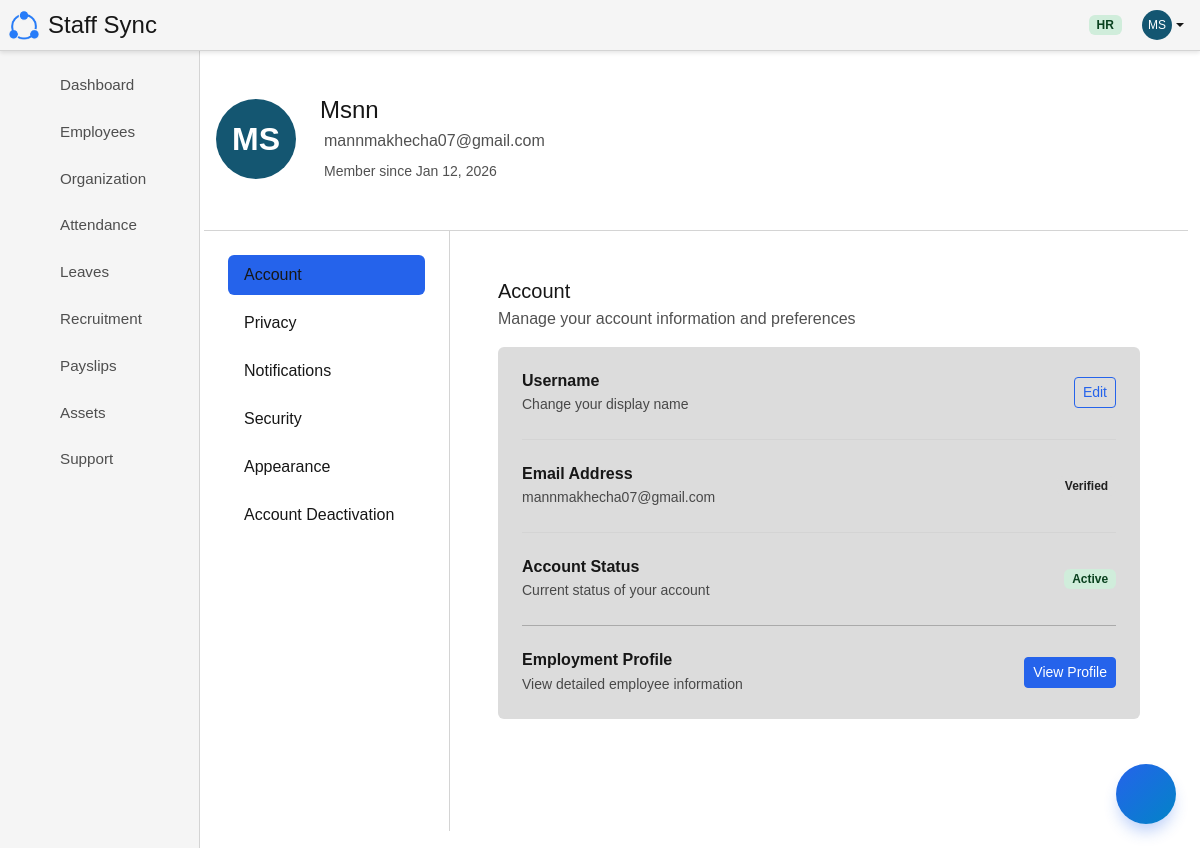
Page /user/account.php (signed in) on the committed database.
### tables this page shows
CREATE TABLE `users` (
  `id` int(11) NOT NULL,
  `company_id` int(11) DEFAULT NULL,
  `role_id` int(11) NOT NULL,
  `username` varchar(50) NOT NULL,
  `email` varchar(100) NOT NULL,
  `password` varchar(255) NOT NULL,
  `status` enum('active','inactive') DEFAULT 'active',
  `reset_token_hash` varchar(64) DEFAULT NULL,
  `reset_token_expires_at` datetime DEFAULT NULL,
  `created_at` timestamp NOT NULL DEFAULT current_timestamp()
);

### includes/functions.php (called while the page is built, shortened)
<?php
function query(mysqli $mysqli, string $sql, array $params = []): array
{
    try {
        $stmt = $mysqli->prepare($sql);
        if (!empty($params)) {
            $types = '';
            foreach ($params as $param) {
                if (is_int($param)) {
                    $types .= 'i';
                } elseif (is_double($param)) {
                    $types .= 'd';
                } elseif (is_string($param)) {
                    $types .= 's';
                } else {
                    $types .= 'b';
                }
            }
            $stmt->bind_param($types, ...$params);
        }
        $stmt->execute();
        $query_type = strtoupper(substr(trim($sql), 0, 6));
        if ($query_type === 'SELECT') {
            $result = $stmt->get_result();
            $data = $result->fetch_all(MYSQLI_ASSOC);
            return ['success' => true, 'data' => $data];
        } elseif ($query_type === 'INSERT') {
            return ['success' => true, 'insert_id' => $stmt->insert_id];
        } else {
            return ['success' => true, 'affected_rows' => $stmt->affected_rows];
        }
    } catch (Exception $e) {
        error_log('Database Error: ' . $e->getMessage());
        return ['success' => false, 'error' => 'A database error occurred. Please try again later.'];
    } finally {
        if (isset($stmt)) {
            $stmt->close();
        }
    }
}
?>

### user/account.php (the view, shortened to what this page needs)
<?php
require_once '../config/db.php';
require_once '../includes/functions.php';
$user_id = $_SESSION['user_id'];
$userRes = query($mysqli, "SELECT * FROM users WHERE id = ?", [$user_id]);
$user = $userRes['success'] && !empty($userRes['data']) ? $userRes['data'][0] : null;
$employeeRes = query($mysqli, "SELECT * FROM employees WHERE user_id = ?", [$user_id]);
$employee = $employeeRes['success'] && !empty($employeeRes['data']) ? $employeeRes['data'][0] : null;
require_once '../components/layout/header.php';
?>
<div class="d-flex" style="min-height: 100vh;">
    <?php require_once '../components/layout/sidebar.php'; ?>
    <main style="flex: 1; overflow-y: auto;">
        <div class="container-fluid">
            <div class="py-4 py-md-5 border-bottom">
                <div class="container">
                    <div class="d-flex align-items-center gap-4">
                        <div class="flex-shrink-0">
                            <div class="avatar rounded-circle"
                                style="width: 80px; height: 80px; font-size: 32px; font-weight: bold; color: white; display: flex; align-items: center; justify-content: center;"
                                id="userAvatar">
                            </div>
                        </div>
                        <div class="flex-grow-1">
                            <h4 class="mb-1 username-display"><?= htmlspecialchars($user['username']) ?></h4>
                            <p class="text-muted mb-2">
                                <i class="ti ti-mail me-1"></i><?= htmlspecialchars($user['email']) ?>
                            </p>
                            <small class="text-muted">
                                <i class="ti ti-calendar me-1"></i>Member since
                                <?= date('M d, Y', strtotime($user['created_at'])) ?>
                            </small>
                        </div>
                    </div>
                </div>
            </div>
            <div class="row g-0" style="min-height: calc(100vh - 200px);">
                <aside class="col-lg-3 border-end">
                    <nav class="navbar navbar-expand-lg navbar-light d-lg-block">
                        <div class="container-fluid px-3 px-lg-4 py-3">
                            <div class="collapse navbar-collapse" id="settingsNav">
                                <ul class="nav nav-pills flex-column w-100" role="tablist">
                                    <li class="nav-item mb-2">
                                        <button class="nav-link text-body active w-100 text-start" id="profile-nav"
                                            data-bs-toggle="tab" data-bs-target="#profileContent" type="button"
                                            role="tab" aria-controls="profileContent" aria-selected="true">
                                            Account
                                        </button>
                                    </li>
                                    <li class="nav-item mb-2">
                                        <button class="nav-link text-body w-100 text-start" id="privacy-nav"
                                            data-bs-toggle="tab" data-bs-target="#privacyContent" type="button"
                                            role="tab" aria-controls="privacyContent" aria-selected="false">
                                            Privacy
                                        </button>
                                    </li>
                                    <li class="nav-item mb-2">
                                        <button class="nav-link text-body w-100 text-start" id="notifications-nav"
                                            data-bs-toggle="tab" data-bs-target="#notificationsContent" type="button"
                                            role="tab" aria-controls="notificationsContent" aria-selected="false">
                                            Notifications
                                        </button>
                                    </li>
                                    <li class="nav-item mb-2">
                                        <button class="nav-link text-body w-100 text-start" id="security-nav"
                                            data-bs-toggle="tab" data-bs-target="#securityContent" type="button"
                                            role="tab" aria-controls="securityContent" aria-selected="false">
                                            Security
                                        </button>
                                    </li>
                                    <li class="nav-item mb-2">
                                        <button class="nav-link text-body w-100 text-start" id="appearance-nav"
                                            data-bs-toggle="tab" data-bs-target="#appearanceContent" type="button"
                                            role="tab" aria-controls="appearanceContent" aria-selected="false">
                                            Appearance
                                        </button>
                                    </li>
                                    <li class="nav-item">
                                        <button class="nav-link text-body w-100 text-start" id="deactivation-nav"
                                            data-bs-toggle="tab" data-bs-target="#deactivationContent" type="button"
                                            role="tab" aria-controls="deactivationContent" aria-selected="false">
                                            Account Deactivation
                                        </button>
                                    </li>
                                </ul>
                            </div>
                        </div>
                    </nav>
                </aside>
                <div class="col-lg-9">
                    <div class="tab-content p-4 p-lg-5">
                        <div class="tab-pane fade show active" id="profileContent" role="tabpanel"
                            aria-labelledby="profile-nav">
                            <h5 class="mb-1">Account</h5>
                            <p class="text-muted mb-3">Manage your account information and preferences</p>
                            <div class="bg-secondary-subtle p-4 rounded-2">
                                <div class="d-flex justify-content-between align-items-center pb-4 mb-4 border-bottom">
                                    <div>
                                        <h6 class="mb-1 fw-semibold">Username</h6>
                                        <p class="text-muted small mb-0">Change your display name</p>
                                    </div>
                                    <button class="btn btn-sm btn-outline-primary" id="editUsernameBtn"
                                        data-bs-toggle="modal" data-bs-target="#usernameModal">
                                        Edit
                                    </button>
                                </div>
                                <div class="d-flex justify-content-between align-items-center pb-4 mb-4 border-bottom">
                                    <div>
                                        <h6 class="mb-1 fw-semibold">Email Address</h6>
                                        <p class="text-muted small mb-0"><?= htmlspecialchars($user['email']) ?></p>
                                    </div>
                                    <span class="badge bg-secondary-subtle text-secondary-emphasis">Verified</span>
                                </div>
                                <div class="d-flex justify-content-between align-items-center">
                                    <div>
                                        <h6 class="mb-1 fw-semibold">Account Status</h6>
                                        <p class="text-muted small mb-0">Current status of your account</p>
                                    </div>
                                    <span
                                        class="badge bg-<?= $user['status'] === 'active' ? 'success-subtle text-success-emphasis' : 'danger-subtle text-danger-emphasis' ?>">
                                        <?= ucfirst(htmlspecialchars($user['status'])) ?>
                                    </span>
                                </div>
                                <?php if ($employee): ?>
                                    <hr class="my-4">
                                    <div class="d-flex justify-content-between align-items-center">
                                        <div>
                                            <h6 class="mb-1 fw-semibold">Employment Profile</h6>
                                            <p class="text-muted small mb-0">View detailed employee information</p>
                                        </div>
                                        <a href="/hrms/employee/profile.php" class="btn btn-sm btn-primary">
                                            View Profile
                                        </a>
                                    </div>
                                <?php endif; ?>
                            </div>
                        </div>
                    </div>
                </div>
            </div>
        </div>
    </main>
</div>
<?php require_once '../components/layout/footer.php'; ?>

### assets/css/datatable.css (style rules this page uses)
:root { --dt-row-selected: 13, 110, 253; --dt-row-selected-text: 255, 255, 255; --dt-row-selected-link: 9, 10, 11; --dt-row-stripe: 0, 0, 0; --dt-row-hover: 0, 0, 0; --dt-column-ordering: 0, 0, 0; --dt-html-background: white; }

### assets/css/custom.css (style rules this page uses)
* { font-family: Verdana, Geneva, Tahoma, sans-serif; }
:root { --bs-card-cap-bg: rgba(var(--bs-body-color-rgb), 0.03); --bs-toast-bg: var(--bs-body-bg); }
.avatar { width: 30px; height: 30px; border-radius: 50%; color: white; font-size: 12px; display: flex; align-items: center; justify-content: center; }

### assets/css/skeleton.css (style rules this page uses)
:root { --sk-fade-duration: 200ms; }

### nexusbot/assets/nexusbot.css (style rules this page uses)
:root { --nexus-primary: var(--bs-primary, #2563eb); --nexus-primary-dark: var(--bs-primary, #2563eb); --nexus-primary-rgb: var(--bs-primary-rgb, 37, 99, 235); --nexus-gradient: linear-gradient( 135deg, var(--bs-primary, #2563eb), var(--bs-info, #0284c7) ); --nexus-bg: var(--bs-body-bg, #fff); --nexus-bg-blur: 16px; --nexus-bg-secondary: var(--bs-secondary-bg, #e5e5e5); --nexus-text: var(--bs-body-color, #171717); --nexus-text-secondary: var(--bs-secondary-color, rgba(23, 23, 23, 0.75)); --nexus-border: var(--bs-border-color, #d4d4d4); --nexus-shadow: var( --bs-box-shadow-sm, 0 0.125rem 0.25rem rgba(0, 0, 0, 0.075) ); --nexus-shadow-lg: var( --bs-box-shadow-lg, 0 1rem 3rem rgba(0, 0, 0, 0.175) ); --nexus-bot-bg: var(--bs-body-bg, #fff); --nexus-user-bg: var(--bs-primary, #2563eb); --nexus-user-text: var(--bs-white, #fff); --nexus-radius: var(--bs-border-radius-xl, 1rem); --nexus-transition: all 0.3s cubic-bezier(0.4, 0, 0.2, 1); --nexus-font: var( --bs-body-font-family, system-ui, -apple-system, sans-serif ); --nexus-success: var(--bs-success, #16a34a); --nexus-warning: var(--bs-warning, #d97706); --nexus-danger: var(--bs-danger, #dc2626); --nexus-info: var(--bs-info, #0284c7); }

### rows in the picture
users: username "Msnn", email "mannmakhecha07@gmail.com", created_at "Jan 12, 2026", status "Active"

### other values in the picture
$role_name "HR"
$item['title'] "Dashboard"
$item['title'] "Employees"
$item['title'] "Organization"
$item['title'] "Attendance"
$item['title'] "Leaves"
$item['title'] "Recruitment"
$item['title'] "Payslips"
$item['title'] "Assets"
$item['title'] "Support"
